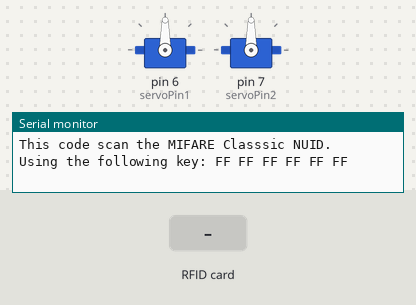
A sketch run on a simulated Arduino Uno, built with avr-gcc and run on an emulated ATmega328P. Shown: 2 × servo, the last lines printed to the serial monitor. The inputs (shaded band) are chosen by the test bench.

Above: at 1.2 s.
1.3 s: RFID card 7D 1B 6F 6B held to the reader
At 2.0 s:
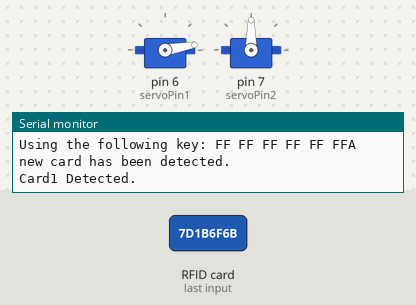
2.9 s: RFID card 0D 9B CB 6B held to the reader
At 4.1 s:
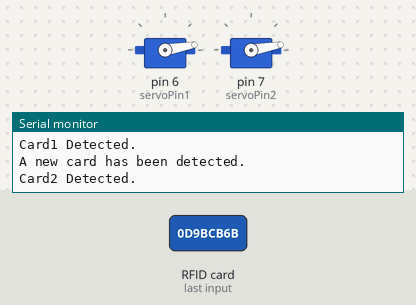
4.5 s: RFID card 7D 1B 6F 6B held to the reader
At 5.0 s:
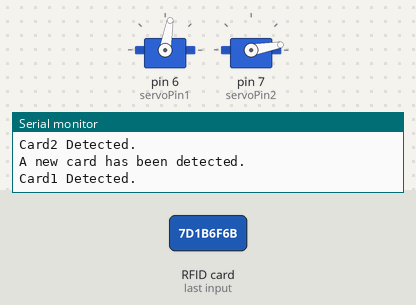
Timing chart, 0 to 7.5 s (numbered marks = the images above; inputs shaded):
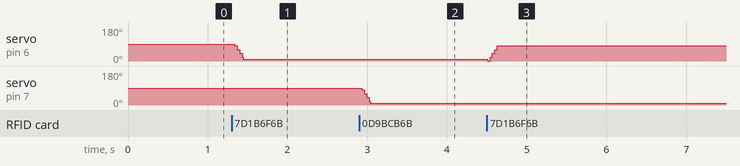

The sketch:

UmbrellaArduino.ino
```cpp
// (licence header left out)
#include <SPI.h>
#include <MFRC522.h>
#include <Servo.h>

Servo mg995_1; // 1번 카드에 해당하는 모터
Servo mg995_2;
const int servoPin1 = 6; // 1번 모터 핀 6번으로 세팅
const int servoPin2 = 7; // 2번 모터 핀 7번으로

#define SS_PIN 10
#define RST_PIN 9

MFRC522 rfid(SS_PIN, RST_PIN); // Instance of the class

MFRC522::MIFARE_Key key;

// Init array that will store new NUID
byte nuidPICC[4];

// 1번 카드 번호 저장하고 있는 변수
byte card1[4] = {0x7D,0x1B,0x6F,0x6B};
// 2번 카드 번호 저장하고 있는 변수
byte card2[4] = {0x0D,0x9B,0xCB,0x6B};

bool isFirstTagging1 = true; // 처음 태깅하는건지 - 1번 카드에 해당하는 모터
bool isFirstTagging2 = true; // 처음 태깅하는건지 - 2번 카드에 해당하는 모터

void setup() {
  Serial.begin(9600);
  mg995_1.attach(servoPin1);
  mg995_2.attach(servoPin2);
  SPI.begin(); // SPI 초기화
  rfid.PCD_Init(); // MFRC522 초기화

  for (byte i = 0; i < 6; i++) {
    key.keyByte[i] = 0xFF;
  }

  Serial.println(F("This code scan the MIFARE Classsic NUID."));
  Serial.print(F("Using the following key:"));
  printHex(key.keyByte, MFRC522::MF_KEY_SIZE);
}

void loop() {

  // Reset the loop if no new card present on the sensor/reader. This saves the entire process when idle.
  if ( ! rfid.PICC_IsNewCardPresent())
    return;

  // Verify if the NUID has been readed
  if ( ! rfid.PICC_ReadCardSerial())
    return;

 // 새로운 카드가 읽혔을 때
  if (rfid.uid.uidByte[0] != nuidPICC[0] ||
    rfid.uid.uidByte[1] != nuidPICC[1] ||
    rfid.uid.uidByte[2] != nuidPICC[2] ||
    rfid.uid.uidByte[3] != nuidPICC[3] ) {
    Serial.println(F("A new card has been detected."));

    // NUID 읽어서 저장
    for (byte i = 0; i < 4; i++) {
      nuidPICC[i] = rfid.uid.uidByte[i];
    }

    // Serial.println(F("The NUID tag is:"));
    // Serial.print(F("In hex: "));
    // printHex(rfid.uid.uidByte, rfid.uid.size);
    // Serial.println();
  }
  else { // 기존에 읽었던 카드를 읽었을 때
    Serial.println(F("Card read previously."));
  };

  // 1번 카드 찍혔을 때 실행하는 부분
  if (rfid.uid.uidByte[0] == card1[0] &&
    rfid.uid.uidByte[1] == card1[1] &&
    rfid.uid.uidByte[2] == card1[2] &&
    rfid.uid.uidByte[3] == card1[3] ) {
    Serial.println("Card1 Detected.");
    if(isFirstTagging1 == true){
      CloseHook();
      isFirstTagging1 = false;
    }else{
      OpenHook();
      isFirstTagging1 = true;
    }
  }

  // 2번 카드 찍혔을 때 실행하는 부분
  if (rfid.uid.uidByte[0] == card2[0] &&
  rfid.uid.uidByte[1] == card2[1] &&
  rfid.uid.uidByte[2] == card2[2] &&
  rfid.uid.uidByte[3] == card2[3] ) {
    Serial.println("Card2 Detected.");
    if(isFirstTagging2 == true){
      CloseHook2();
      isFirstTagging2 = false;
    }else{
      OpenHook2();
      isFirstTagging2 = true;
    }
  }

  // Halt PICC
  rfid.PICC_HaltA();

  // Stop encryption on PCD
  rfid.PCD_StopCrypto1();
}

void InitSavedInfo(){
  for (byte i = 0; i < 4; i++) {
      nuidPICC[i] = 0x0;
    }
}


/**
 * Helper routine to dump a byte array as hex values to Serial.
 */
void printHex(byte *buffer, byte bufferSize) { // 16진수로 출력하는 함수 -> 참고로 놔둠
  for (byte i = 0; i < bufferSize; i++) {
    Serial.print(buffer[i] < 0x10 ? " 0" : " ");
    Serial.print(buffer[i], HEX);
  }
}


void OpenHook(){ // 1번 모터 여는 함수
  for(int i=0;i<90;i+=10){
    mg995_1.write(i);
    delay(15);
  }
}

void CloseHook(){ // 1번 모터 닫는 함수
  for(int i=90;i>0;i-=10){
    mg995_1.write(i);
    delay(15);
  }
}

void OpenHook2(){ // 2번 모터 여는 함수
  for(int i=0;i<90;i+=10){
    mg995_2.write(i);
    delay(15);
  }
}

void CloseHook2(){ // 2번 모터 닫는 함수
  for(int i=90;i>0;i-=10){
    mg995_2.write(i);
    delay(15);
  }
}
```

Measured:
- after the input at 1.3 s, servo on pin 6 (servoPin1): 90° → 10° at once
- after the input at 2.9 s, servo on pin 7 (servoPin2): 90° → 10° at once
- after the input at 4.5 s, servo on pin 6 (servoPin1): 10° → 80° at once
